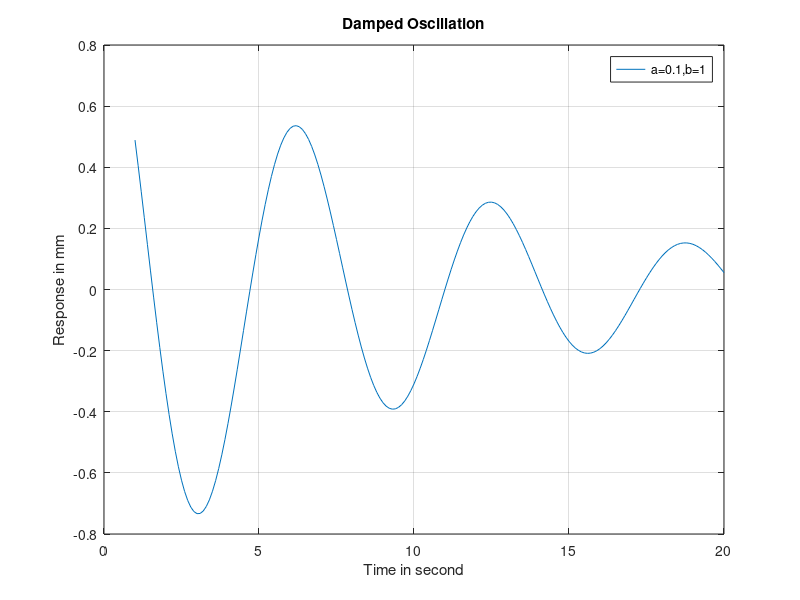
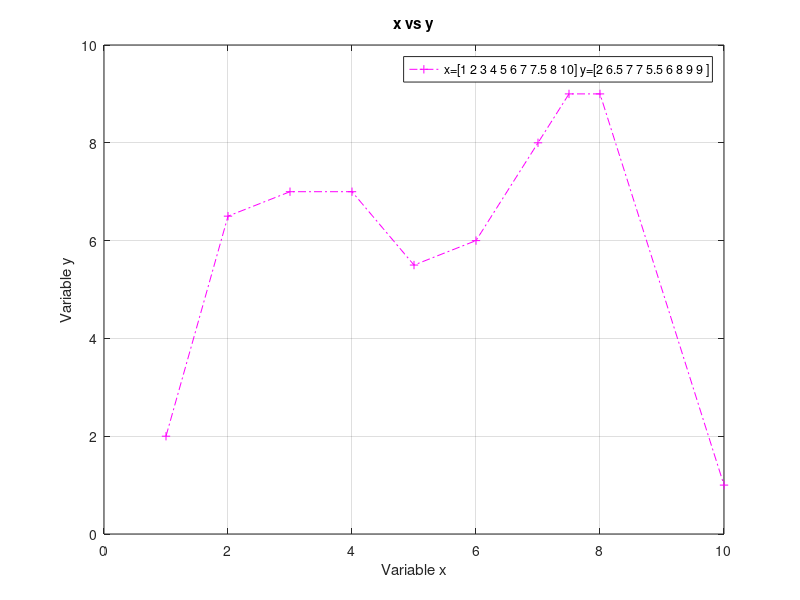
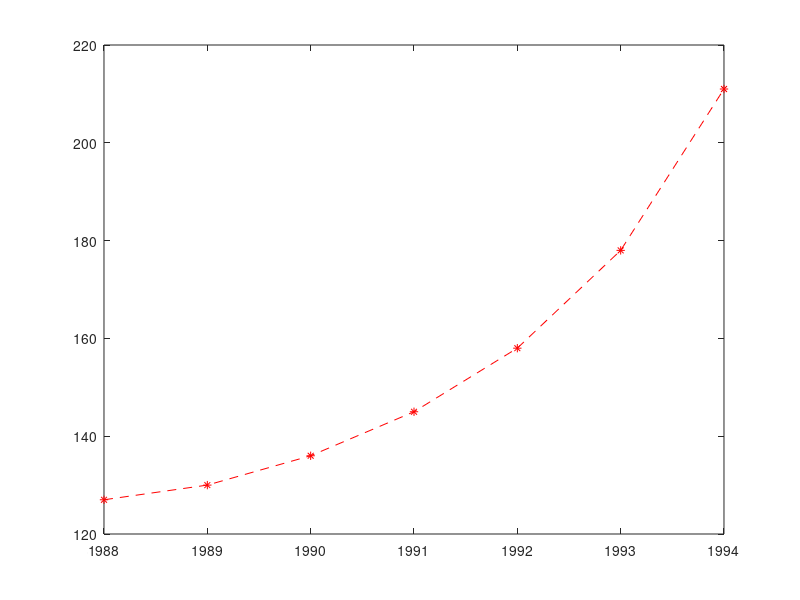
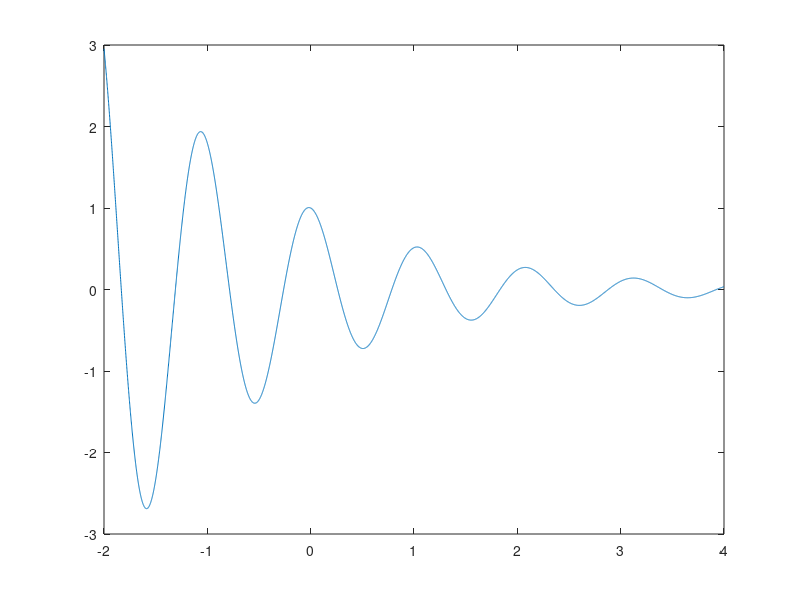

The MATLAB script that drew these images, in order:
figure(1)
a=0.1;b=1;
t=1:0.1:20;
y=exp(-a*t).*cos(b*t);
plot(t,y);
grid on;
# Grid use to disply graph 
xlabel('Time in second');
ylabel('Response in mm');
title('Damped Oscillation')
legend('a=0.1,b=1');

figure(2)
x=[1 2 3 4 5 6 7 7.5 8 10];
y=[2 6.5 7 7 5.5 6 8 9 9 1 ];
plot(x,y,'-.m+');
grid on;
xlabel('Variable x');
ylabel('Variable y');
title('x vs y');
legend('x=[1 2 3 4 5 6 7 7.5 8 10] y=[2 6.5 7 7 5.5 6 8 9 9 ]')

figure(3)
year = [1988:1:1994];
sales = [127 130 136 145 158 178 211];
plot(year,sales,'--r*')

figure(4)
x=[-2:0.001:4];
y=3.5.^(-0.5*x).*cos(6*x);
plot(x,y)

figure(5)
fplot('3.5.^(-0.5*x).*cos(6*x)',[-2 4])

figure(6)
fplot(@(x)3.5.^(-0.5.*x).*cos(6.*x),[-2 4])
